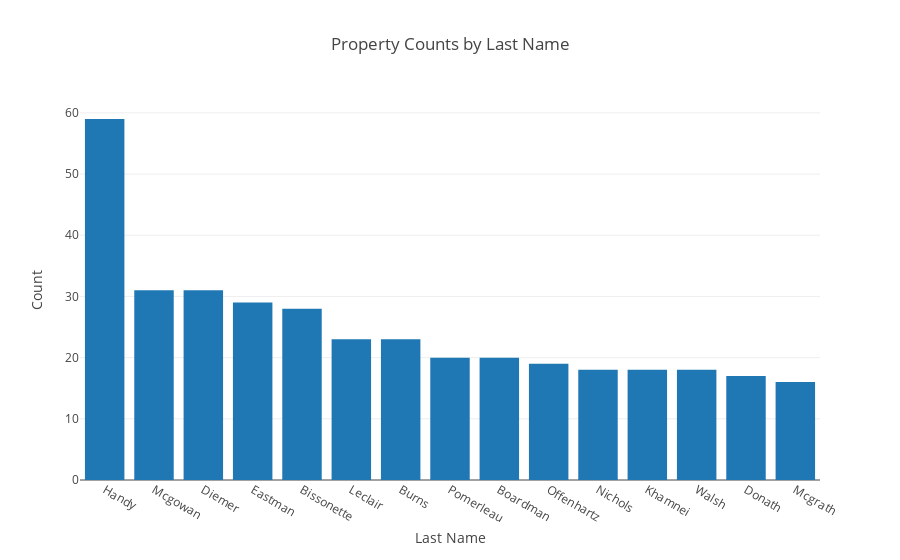

Source (notebook cell):
### Code cell
trace = go.Bar(y=super_owners['property_count'][0:15], x=super_owners['last_name'].str.title()[:15])
data = [trace]
layout = go.Layout(title="Property Counts by Last Name", xaxis=dict(title="Last Name"), yaxis=dict(title="Count"))
fig = go.Figure(data=data, layout=layout)
iplot(fig)

### Figure 1 — Plotly figure (JSON) as saved in the notebook; plotly's stock layout.template omitted (floating-point values rounded to 4 significant figures)
{"data": [{"type": "bar", "uid": "802ed9a0-1bb4-4cc1-a7c3-41fa77d6b6dc", "x": ["Handy", "Mcgowan", "Diemer", "Eastman", "Bissonette", "Leclair", "Burns", "Pomerleau", "Boardman", "Offenhartz", "Nichols", "Khamnei", "Walsh", "Donath", "Mcgrath"], "y": [59, 31, 31, 29, 28, 23, 23, 20, 20, 19, 18, 18, 18, 17, 16]}], "layout": {"autosize": true, "title": {"text": "Property Counts by Last Name"}, "xaxis": {"autorange": true, "range": [-0.5, 14.5], "title": {"text": "Last Name"}, "type": "category"}, "yaxis": {"autorange": true, "range": [0, 62.11], "title": {"text": "Count"}, "type": "linear"}}}
